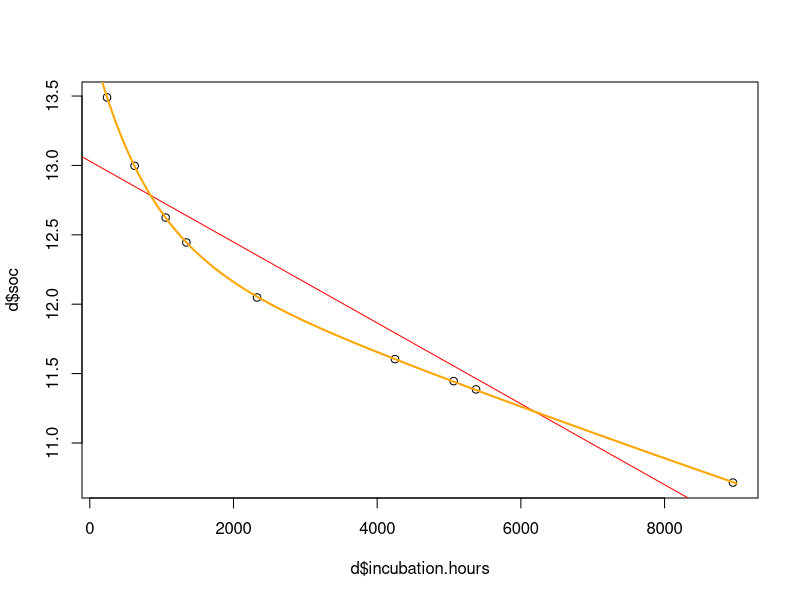
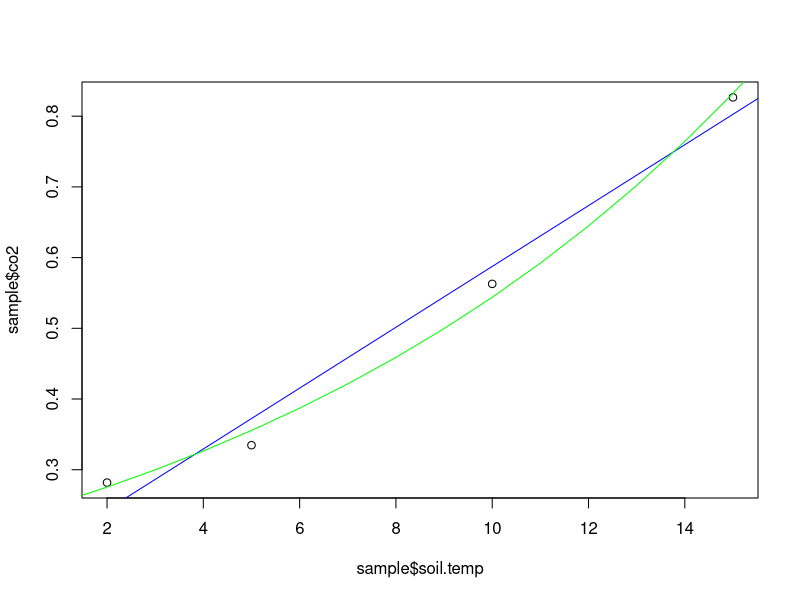
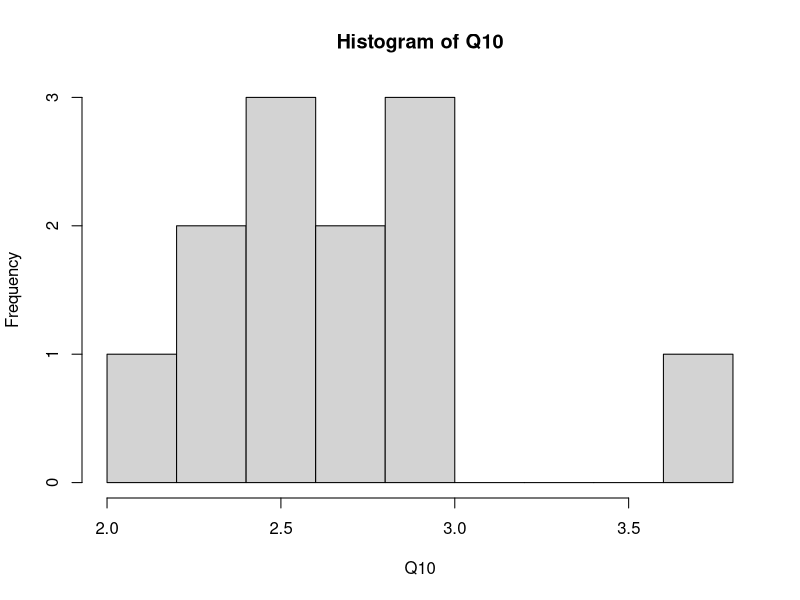
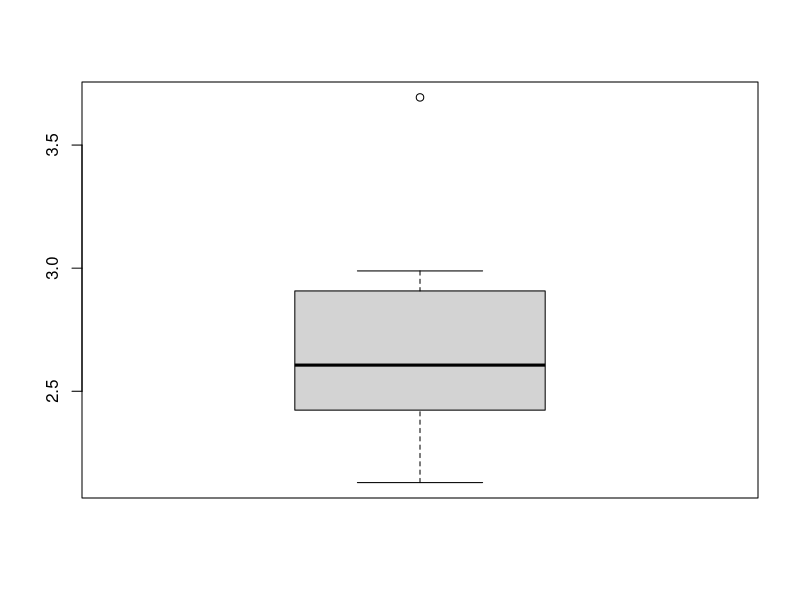
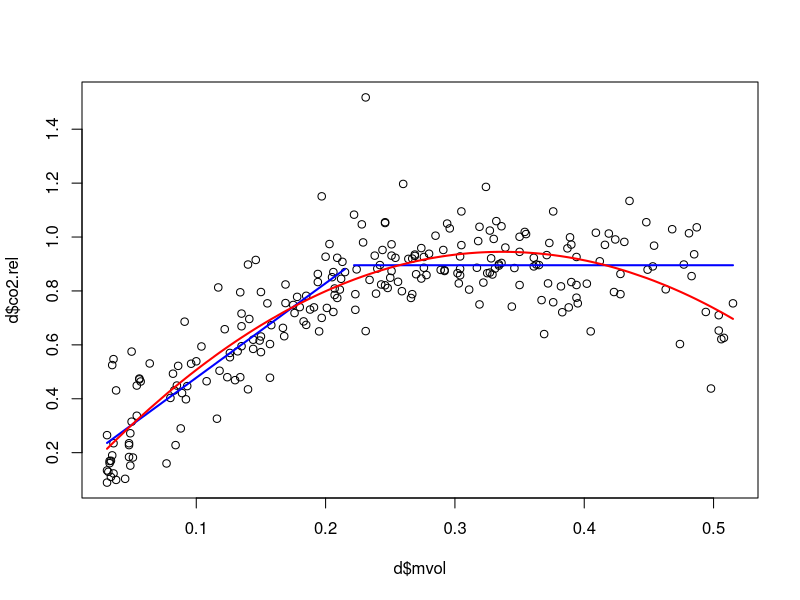
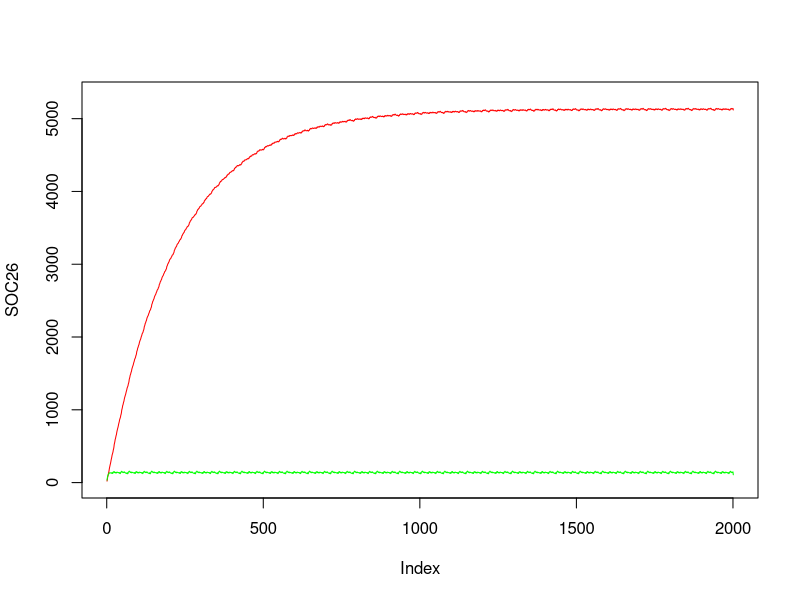
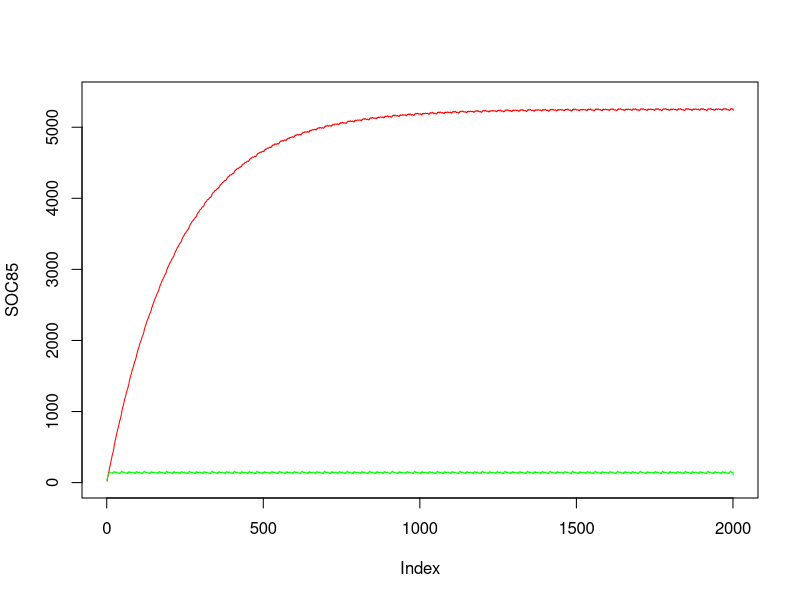
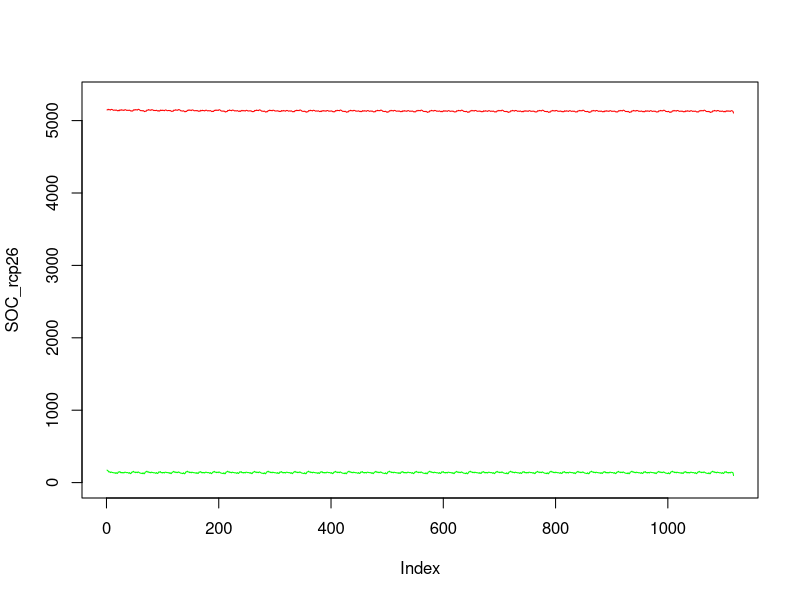

Generate these figures, in order, with R:
## ---- chunk 1
knitr::opts_chunk$set(echo=TRUE, warning=FALSE)
setwd("D:/rp-stats")
## ---- chunk 2
d <- read.csv(file="data/incubation-time.csv", header=TRUE, sep=",")
d$soc <- d$soc.g.per.kg

plot(d$soc~d$incubation.hours)
mydata <- data.frame(incubation.hours=seq(0,9000,10)) # a vector of data for plotting

# Linear model
lnfit <- lm(d$soc~d$incubation.hours)
abline(lnfit, col="red")

# Exponential model
fit <- nls(soc~F*exp(k1*incubation.hours)+S*exp(k2*incubation.hours), data=d, start=list(F=3, S=15, k1=-0.003, k2=-0.00001))
lines(mydata$incubation.hours, predict(fit, newdata=mydata), col="orange", lwd=2)

# Compare model statistics
summary(lnfit)
summary(fit)

## Save coefficients (parameters)
F.fit <- summary(fit)$coefficients[1]
S.fit <- summary(fit)$coefficients[2]
k1.fit <- summary(fit)$coefficients[3]
k2.fit <- summary(fit)$coefficients[4]
## ---- chunk 3
d <- read.csv(file="data/incubation-temp.csv", header=TRUE, sep=",")
d$co2 <- d$co2.mg.gsoil.1.h.1
sample <- d[d$sample==3,] # select one sample

fit1 <- lm(co2~soil.temp, data=sample) # Fit a linear model
fit.nls1 <- nls(co2 ~ a * exp(k * soil.temp), data=sample, start=list(a=1, k=0.1)) # Fit a simple exponential

plot(sample$co2~sample$soil.temp)
new <- data.frame(soil.temp=seq(0,30,1))
lines(new$soil.temp, predict(fit1, newdata=new), col="blue", lwd=1)
lines(new$soil.temp, predict(fit.nls1, newdata=new), col="green", lwd=1)

# Compare model statistics
summary(fit1)
summary(fit.nls1)

# Fit the best model to all soil samples and obtain the average parameter values
k=NA
a=NA

for (i in unique(d$sample)) {
  fit.nls<-nls(co2~a*exp(k*soil.temp), data=d[d$sample==i,], start=list(a=1, k=0.1))
  k[i] <- summary(fit.nls)$coefficients[2]
  a[i] <- summary(fit.nls)$coefficients[1]
}

mean(k) # 0.09801579
sd(k) # 0.01444984

# Convert to Q10 value
Q10 <- exp(10*k)
mean(Q10)
sd(Q10)
hist(Q10,10)
boxplot(Q10)
## ---- chunk 4
d <- read.csv(file="data/incubation-moisture.csv", header=TRUE, sep=",")
d <- d[order(d$mvol),] # sort the data by volumetric moisture content
plot(d$co2.rel~d$mvol) # plot the relationship

# Fit only the linear part of the data (subset argument)
fit1<-lm(d$co2.rel~d$mvol, subset=d$mvol <= 0.22)

# Plot the model predictions and add a line with the mean value for the remaining data
lines(d$mvol[d$mvol <= 0.22], predict(fit1), col="blue", lwd=2)
lines(d$mvol[d$mvol > 0.22], rep(mean(d$co2.rel[d$mvol > 0.22]), length(d$mvol[d$mvol > 0.22])), col = "blue", lwd = 2)

# Fit a polynomial function and plot the predictions
fit2 <- lm(d$co2.rel~poly(d$mvol, 2, raw=TRUE)) # second degree polynomial
lines(d$mvol, predict(fit2), col="red", lwd=2)

summary(fit1)
summary(fit2)
## ---- chunk 5
input_litter <- read.csv(file="data/sulawesi-input.csv", header=TRUE, sep=";")
input_rcp26 <- read.csv(file="data/sulawesi-rcp26.csv", header=TRUE, sep=",")
input_rcp85 <- read.csv(file="data/sulawesi-rcp85.csv", header=TRUE, sep=",")
input_rcp26$VWC <- input_rcp26$moisture_upper_soil / 100 # convert percentage to decimal
input_rcp85$VWC <- input_rcp85$moisture_upper_soil / 100
rcp26 <- input_rcp26[1:36,]
rcp85 <- input_rcp85[1:36,]
## ---- chunk 6
# Define parameters
kf <- -0.91 # fast pool monthly decay rate
ks <- -0.012 # slow pool monthly decay rate
Q10 <- 2.69
Tref <- 308.15 # 35°C + 273.15 = 308.15K
leaf.fast.frac <- 0.75
root.fast.frac <- 0.75
twig.fast.frac <- 0.25
leaf.slow.frac <- 1-0.75
root.slow.frac <- 1-0.75
twig.slow.frac <- 1-0.25
## ---- chunk 7
# Rename to facilitate work
leaf <- input_litter$Leaf_litter # (mg C m-2 h-1) 
root <- input_litter$Root_litter # (mg C m-2 h-1)
twig <- input_litter$Twig_litter # (mg C m-2 h-1)

litter.fast <- (leaf*leaf.fast.frac + root * root.fast.frac + twig*twig.fast.frac)
litter.slow <- (leaf*leaf.slow.frac + root * root.slow.frac + twig*twig.slow.frac) 
litter.slow <- litter.slow * 0.730 # (g C m-2 M-1) converted from hours to monthly and from mg to g
litter.fast <- litter.fast * 0.730 # (g C m-2 M-1) converted from hours to monthly and from mg to g
## ---- chunk 8
# Number of months to simulate
max.time <- 2000

# Recycle the input data to the max time of run (max.time)
temperature26 <- rep(rcp26$temp_surf, length.out = max.time)
moisture26    <- rep(rcp26$VWC, length.out = max.time)
litter.fast <- rep(litter.fast, length.out = max.time)
litter.slow <- rep(litter.slow, length.out = max.time)

# Set starting pool size
FC26 <- 0
SC26 <- 0
SOC26 <- FC26+SC26 # SOC as the sum of all pools

for(i in 1:max.time) {
  FC26[i] <- FC26[i] + litter.fast[i]
  SC26[i] <- SC26[i] + litter.slow[i]
  
  t.mod  <- Q10^((temperature26[i]-Tref)/10)
  m.mod  <- 0.059 + 5.27 * moisture26[i] - 7.82 * moisture26[i]^2
  kf.mod <- kf * t.mod * m.mod
  ks.mod <- ks * t.mod * m.mod
  
  FC26[i+1] <- FC26[i]*exp(kf.mod)
  SC26[i+1] <- SC26[i]*exp(ks.mod)
  SOC26[i]  <- FC26[i] + SC26[i]
}

plot(SOC26, type="n", ylim = c(0, max(SOC26)))
lines(SC26, col="red")
lines(FC26, col="green")
## ---- chunk 9
# Number of months to simulate
max.time <- 2000

# Recycle the input data to the max time of run (max.time)
temperature85 <- rep(rcp85$temp_surf, length.out = max.time)
moisture85    <- rep(rcp85$VWC, length.out = max.time)
litter.fast <- rep(litter.fast, length.out = max.time)
litter.slow <- rep(litter.slow, length.out = max.time)

# Set starting pool size
FC85 <- 0
SC85 <- 0
SOC85 <- FC85 + SC85 # SOC as the sum of all pools

for(i in 1:max.time) {
  FC85[i] <- FC85[i] + litter.fast[i]
  SC85[i] <- SC85[i] + litter.slow[i]
  
  t.mod  <- Q10^((temperature85[i]-Tref)/10)
  m.mod  <- 0.059 + 5.27 * moisture85[i] - 7.82 * moisture85[i]^2
  kf.mod <- kf * t.mod * m.mod
  ks.mod <- ks * t.mod * m.mod
  
  FC85[i+1] <- FC85[i]*exp(kf.mod)
  SC85[i+1] <- SC85[i]*exp(ks.mod)
  SOC85[i]  <- FC85[i] + SC85[i]
}

plot(SOC85, type="n", ylim = c(0, max(SOC85)))
lines(SC85, col="red")
lines(FC85, col="green")
## ---- chunk 10
# Number of months to simulate
max.time <- (2100-2007)*12

# Recycle the input data to the max time of run (max.time)
temperature_rcp26 <- rep(rcp26$temp_surf, length.out = max.time)
moisture_rcp26    <- rep(rcp26$VWC, length.out = max.time)
litter.fast <- rep(litter.fast, length.out = max.time)
litter.slow <- rep(litter.slow, length.out = max.time)

# Set starting pool size
FC_rcp26 <- mean(FC26[1500:2000])
SC_rcp26 <- mean(SC26[1500:2000])
SOC_rcp26 <- FC_rcp26 + SC_rcp26 # SOC as the sum of all pools

for(i in 1:max.time) {
  FC_rcp26[i] <- FC_rcp26[i] + litter.fast[i]
  SC_rcp26[i] <- SC_rcp26[i] + litter.slow[i]
  
  t.mod  <- Q10^((temperature_rcp26[i]-Tref)/10)
  m.mod  <- 0.059 + 5.27 * moisture_rcp26[i] - 7.82 * moisture_rcp26[i]^2
  kf.mod <- kf * t.mod * m.mod
  ks.mod <- ks * t.mod * m.mod
  
  FC_rcp26[i+1] <- FC_rcp26[i]*exp(kf.mod)
  SC_rcp26[i+1] <- SC_rcp26[i]*exp(ks.mod)
  SOC_rcp26[i]  <- FC_rcp26[i] + SC_rcp26[i]
}

plot(SOC_rcp26, type="n", ylim = c(0, max(SOC_rcp26)))
lines(SC_rcp26, col="red")
lines(FC_rcp26, col="green")
## ---- chunk 11
# Number of months to simulate
max.time <- (2100-2007)*12

# Recycle the input data to the max time of run (max.time)
temperature_rcp85 <- rep(rcp85$temp_surf, length.out = max.time)
moisture_rcp85    <- rep(rcp85$VWC, length.out = max.time)
litter.fast <- rep(litter.fast, length.out = max.time)
litter.slow <- rep(litter.slow, length.out = max.time)

# Set starting pool size
FC_rcp85 <- mean(FC85[1500:2000])
SC_rcp85 <- mean(SC85[1500:2000])
SOC_rcp85 <- FC_rcp85 + SC_rcp85 # SOC as the sum of all pools

for(i in 1:max.time) {
  FC_rcp85[i] <- FC_rcp85[i] + litter.fast[i]
  SC_rcp85[i] <- SC_rcp85[i] + litter.slow[i]
  
  t.mod  <- Q10^((temperature_rcp85[i]-Tref)/10)
  m.mod  <- 0.059 + 5.27 * moisture_rcp85[i] - 7.82 * moisture_rcp85[i]^2
  kf.mod <- kf * t.mod * m.mod
  ks.mod <- ks * t.mod * m.mod
  
  FC_rcp85[i+1] <- FC_rcp85[i]*exp(kf.mod)
  SC_rcp85[i+1] <- SC_rcp85[i]*exp(ks.mod)
  SOC_rcp85[i]  <- FC_rcp85[i] + SC_rcp85[i]
}

plot(SOC_rcp85, type="n", ylim = c(0, max(SOC_rcp85)))
lines(SC_rcp85, col="red")
lines(FC_rcp85, col="green")
## ---- chunk 12
message("RCP 2.6, fast pool, final C content = ", FC_rcp26[1117])
message("RCP 2.6, slow pool, final C content = ", SC_rcp26[1117])
total_rcp26 <- FC_rcp26[1117] + SC_rcp26[1117]
message("RCP 2.6, total final C content = ", total_rcp26)

message("RCP 8.5, fast pool, final C content = ", FC_rcp85[1117])
message("RCP 8.5, slow pool, final C content = ", SC_rcp85[1117])
total_rcp85 <- FC_rcp85[1117] + SC_rcp85[1117]
message("RCP 8.5, total final C content = ", total_rcp85)

a <- mean(FC26[1500:2000])
b <- mean(SC26[1500:2000])
init_rcp26 <- a + b
c <- mean(FC85[1500:2000])
d <- mean(SC85[1500:2000])
init_rcp85 <- c + d

message("RCP 2.6, fast pool, absolute change = ", FC_rcp26[1117] - a)
message("RCP 2.6, fast pool, relative change = ", (FC_rcp26[1117] - a) / a * 100)
message("RCP 2.6, slow pool, absolute change = ", SC_rcp26[1117] - b)
message("RCP 2.6, slow pool, relative change = ", (SC_rcp26[1117] - b) / b * 100)
message("RCP 2.6, total absolute change = ", total_rcp26 - init_rcp26)
message("RCP 2.6, total relative change = ", (total_rcp26 - init_rcp26) / init_rcp26 * 100)

message("RCP 8.5, fast pool, absolute change = ", FC_rcp85[1117] - a)
message("RCP 8.5, fast pool, relative change = ", (FC_rcp85[1117] - a) / a * 100)
message("RCP 8.5, slow pool, absolute change = ", SC_rcp85[1117] - b)
message("RCP 8.5, slow pool, relative change = ", (SC_rcp85[1117] - b) / b * 100)
message("RCP 8.5, total absolute change = ", total_rcp85 - init_rcp85)
message("RCP 8.5, total relative change = ", (total_rcp85 - init_rcp85) / init_rcp85 * 100)
## ---- chunk 13
input_rcp26$temp_surf <- input_rcp26$temp_surf - 273.15 # converting to Celcius
input_rcp85$temp_surf <- input_rcp85$temp_surf - 273.15

library(ggplot2)

# Plotting precipitation
geom <- ggplot(aes(year, precip, colour = "RCP 2.6"), data = input_rcp26)
geom + geom_smooth() + 
  geom_smooth(aes(year, precip, colour = "RCP 8.5"), data = input_rcp85) + 
  labs(x = "Year", y = "Precipitation (mm)") + 
  theme(legend.title = element_blank() ) + 
  theme(plot.title=element_text(family='', face='bold',  size=10))

# Plotting temperature
geom <- ggplot(aes(year, temp_surf, colour = "RCP 2.6"), data = input_rcp26)
geom + geom_smooth() +
  geom_smooth(aes(year, temp_surf, colour = "RCP 8.5"), data = input_rcp85) + 
  labs(x = "Year", y = "Surface temperature (C)") + 
  theme(legend.title = element_blank() ) + 
  theme(plot.title=element_text(family='', face='bold',  size=10))
## ---- chunk 14
# Plotting carbon evolution
months <- c(1:2001)
plot.85.df <- data.frame(months, SC85, FC85)
months <- c(1:2001)
SOC26 <- c(0, SOC26)
plot.26.df <- data.frame(months, SC26, FC26)

soc26_plot <- ggplot(aes(months,SC26, colour="Slow carbon pool, RCP 2.6"), data = plot.26.df)
soc26_plot +  geom_line () +
  #geom_line(aes(months, SOC26, colour="Total SOC")) + 
  geom_line(aes(months, FC26, colour = "Fast carbon pool, RCP 2.6")) + 
  geom_line(aes(months, FC85, colour = "Fast carbon pool, RCP 8.5")) + 
  geom_line(aes(months, SC85, colour = "Slow carbon pool, RCP 8.5")) + 
  labs(x = "Months", y = "g C m^-2") + 
  theme(legend.title = element_blank() ) + 
  ggtitle("SOC dynamics ") + 
  theme(plot.title=element_text(family='', face='bold',  size=10))

# Comparing SOC for RCPs
soc85_plot <- ggplot(aes(months,SC85, colour="Total SOC, RCP 8.5"), data = plot.85.df)
soc85_plot +  geom_line () + geom_line(aes(months,SC26, colour = "Total SOC, RCP 2.6"))+
  #scale_fill_discrete(palette="Dark2", SC26=1, FC26=2)+
  #geom_line (aes(months, SOC26, colour = "Total SOC, RCP 2.6"))+
  #geom_line(aes(months, SOC85, colour = "Total SOC, RCP 8.5"))+
  labs(x = "Months", y = "g C m^-2")+
  theme(legend.title = element_blank()) + 
  ggtitle("Total SOC")+
  theme(plot.title=element_text(family='', face='bold',  size=10))
## ---- chunk 15
# Plotting model run
runtime <- c(0:max.time)
model.plot.df <- data.frame(runtime, SC_rcp85, FC_rcp85, SC_rcp26, FC_rcp26)

# Slow carbon evolution
slow.plot <- ggplot(aes(runtime, SC_rcp85, colour = "RCP 8.5"), data = model.plot.df )
slow.plot+ geom_line() + 
  geom_line(aes(runtime, SC_rcp26, colour = "RCP 2.6"), data =) + 
  labs(x = "Year", y = "g C m^-2") + 
  theme(legend.title = element_blank()) + 
  ggtitle("Slow carbon pool ") + 
  scale_x_continuous(breaks = c(seq(216,1117, by = 300)), labels = c("2025", "2050", "2075", "2100")) + 
  theme(plot.title=element_text(family='', face='bold',  size=10))

# Fast carbon evolution
fast.plot <- ggplot(aes(runtime, FC_rcp85, colour = "RCP 8.5"), data = model.plot.df )
fast.plot+ geom_line() + 
  geom_line(aes(runtime, FC_rcp26, colour = "RCP 2.6"), data =) + 
  labs(x = "Year ", y = "g C m^-2") + 
  theme(legend.title = element_blank()) + 
  ggtitle("Fast carbon pool ") + 
  scale_x_continuous(breaks = c(seq(216,1117, by = 300)), labels = c("2025", "2050", "2075", "2100")) + 
  theme(plot.title=element_text(family='', face='bold',  size=10))
